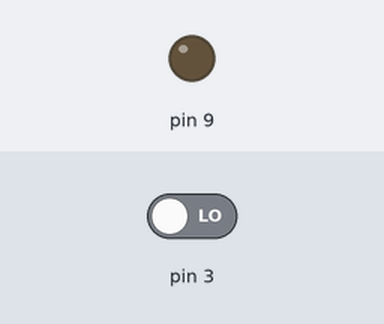
This sketch was run on a simulated Arduino Uno, built with avr-gcc and run on an emulated ATmega328P. Shown: output pins drawn as LEDs (lit = HIGH). The test bench sets the inputs (shaded band); at power-on: pin 3 LOW.

Above: at 1.2 s.
1.3 s: pin 3 driven HIGH
At 2.3 s:
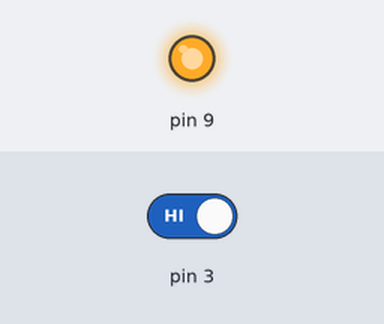
2.8 s: pin 3 driven LOW
At 3.4 s:
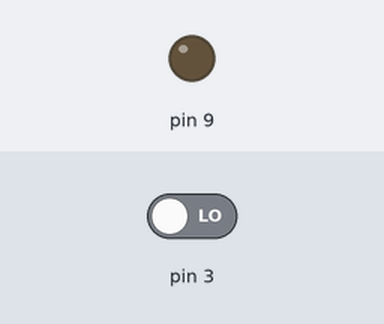
Timing chart, 0 to 5.8 s (numbered marks = the images above; inputs shaded):
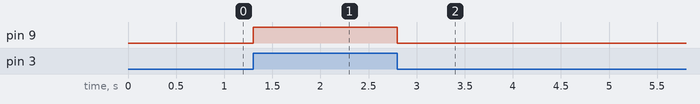

The sketch:

ledpin.ino
```cpp
void setup() {
  // put your setup code here, to run once:
  pinMode(9,OUTPUT);
  pinMode(3,INPUT);
}
int bs=0;

void loop() {
  // put your main code here, to run repeatedly:

  bs=digitalRead(3);
  if (bs==HIGH){
    digitalWrite(9,HIGH);
  }
  else{
    digitalWrite(9,LOW);
  }
}
```

Measured:
- after the input at 1.3 s, pin 9: LOW → HIGH at once
- after the input at 2.8 s, pin 9: HIGH → LOW at once
